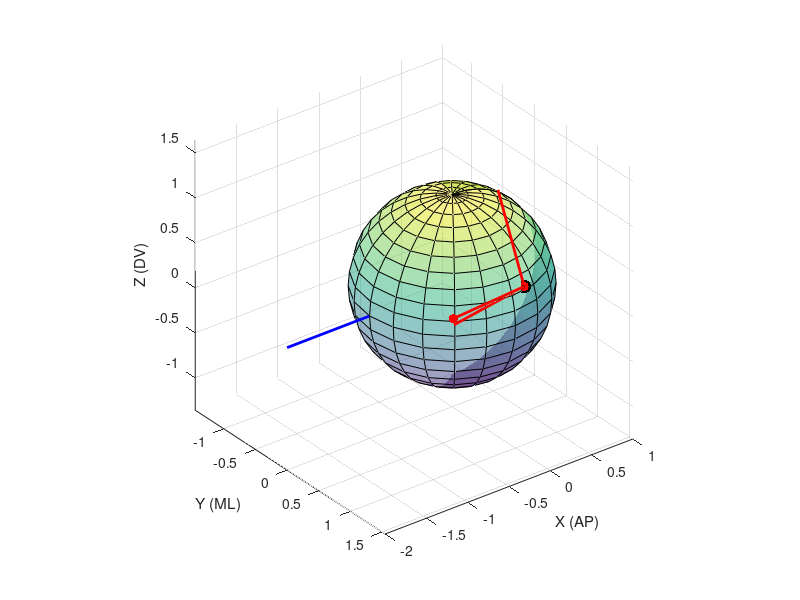
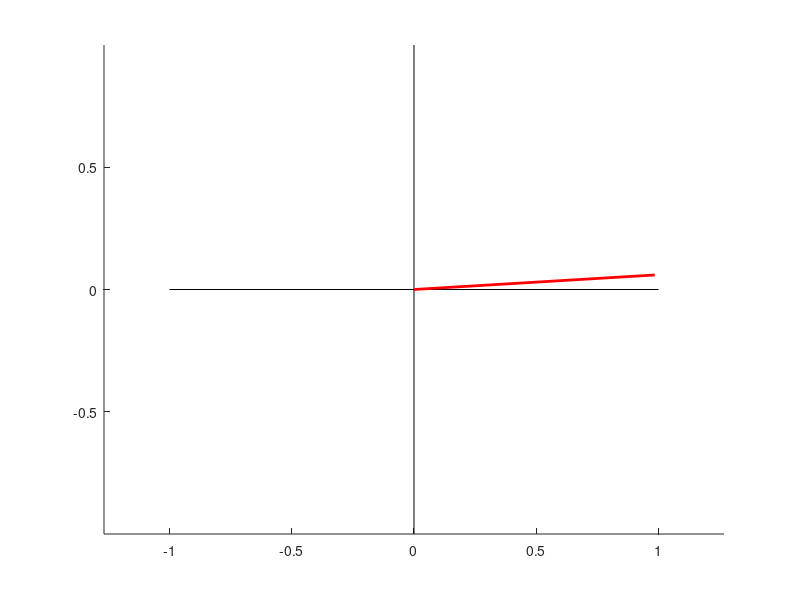

The MATLAB script that drew these images, in order:
% receptive field position
phi_deg = 80; % azimuth
theta_deg = 20; % elevation
% translation vector
T = [-1; 0; 0]; % forward translation

% transform phi to angle from 90 deg azimuth (where 0 deg usually is)
% phi = 90 - phi_deg;

% convert degree to radian
phi = deg2rad(phi_deg);
theta = deg2rad(theta_deg);

% vector pointing to RF in Cartesian coordinate system 
% (dimensions: AP, ML, DV)
r = [cos(theta) * cos(phi); ...
    cos(theta) * sin(phi); ...
    sin(theta)];

% instantaneous optic flow at point r given by component of T that is
% tangential to the sphere
v = T - (T' * r) .* r;

% project flow vector onto tangent plane of r with sphere, use basis
% vectors parallel to horizontal and coronal plane (increasing elevation
% given by derivative with respect to elevation)
e_phi = [-sin(phi); cos(phi); 0]; % "horizontal" direction
e_theta = [-sin(theta)*cos(phi); -sin(theta)*sin(phi); cos(theta)]; % "vertical" direction
v_proj = [v' * e_phi; v' * e_theta]; % projected flow vector

% determine flow direction
direction = rad2deg(atan(v_proj(2) / v_proj(1)));
% transform to our convention
direction = 360 - direction;


% make plots
figure
% sphere
[X,Y,Z] = sphere;
surf(X, Y, Z, 'FaceAlpha', 0.5)
axis equal
set(gca, 'YDir', 'reverse')
xlabel('X (AP)')
ylabel('Y (ML)')
zlabel('Z (DV)')

hold on
% translation vector from origin
plot3(2*[0 T(1)], 2*[0 T(3)], 2*[0 T(3)], 'b', 'LineWidth', 2)

% vector to RF
plot3([0 r(1)], [0 r(2)], [0 r(3)], 'k.-', 'LineWidth', 2, 'MarkerSize', 30)

% 3D flow vector
plot3(r(1) + [0 v(1)], r(2) + [0 v(2)], r(3) + [0 v(3)], 'r.-', ...
    'LineWidth', 2, 'MarkerSize', 20)

% vectors spanning tangent plane
plot3(r(1) + [0 e_phi(1)], r(2) + [0 e_phi(2)], r(3) + [0 0], ...
    'r', 'LineWidth', 2)
plot3(r(1) + [0 e_theta(1)], r(2) + [0 e_theta(2)], r(3) + [0 e_theta(3)], ...
    'r', 'LineWidth', 2)

% plot flow vector projected into tengant plane
figure
hold on
plot([-1 1], [0 0], 'k')
plot([0 0], [-1 1], 'k')
plot([0 v_proj(1)], [0 v_proj(2)], 'r', 'LineWidth', 2)
axis equal tight
